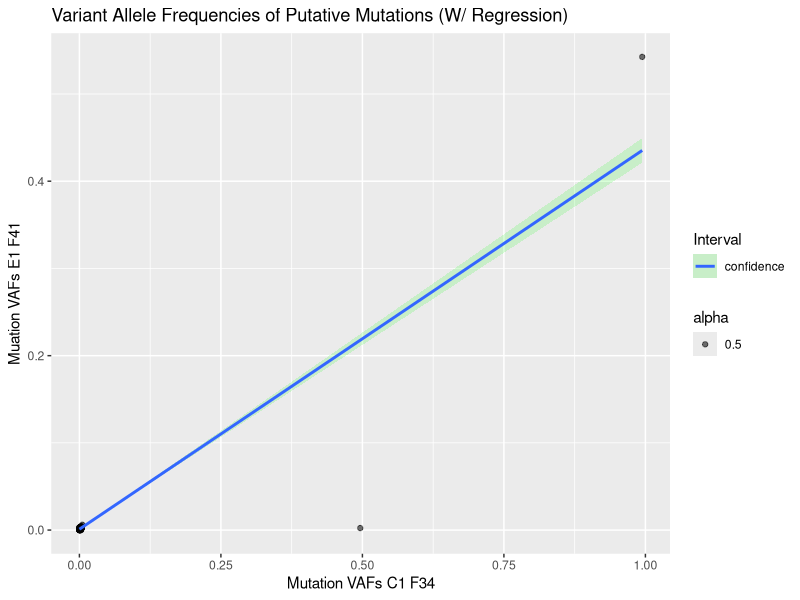
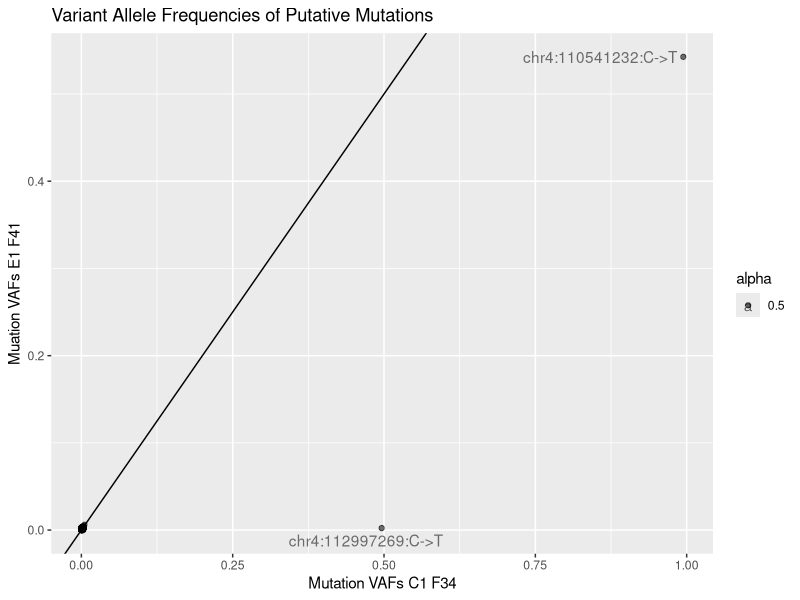

These figures' R source, in order:
list.of.packages <- c("ggplot2", "ggrepel") # cool little script that checks if ggplot2 is already installed and if not, installs it
new.packages <- list.of.packages[!(list.of.packages %in% installed.packages()[,"Package"])]
if(length(new.packages)) install.packages(new.packages, dep=TRUE)

library(ggplot2)
library(ggrepel) # this avoids overlapping labels

# Note that this script cannot begin with a comment for some reason

setwd('/media/alex/Extra/Dropbox/Code/FERMI/varAlleleFrequency')
#setwd('/home/alex/Dropbox/Code/FERMI/varAlleleFrequency')

# This script plots the VAFs of each mutation found between two samples along with a regression
# line and 95% confidence interval in order to understand how repeatable the AFs are for the 
# same variants between samples

# read in the data
vafs <- read.table("vafRepeatability.txt", header = TRUE)
#vafs <- read.table("outputFile", header = TRUE)
sample1 <- vafs$Sample1
sample2 <- vafs$Sample2
identity <- vafs$Identity

# plot with 95% confidence interval
lm_fit  = lm(sample1 ~ sample2)
x = data.frame(vafs, predict(lm_fit, interval = 'prediction'))

# this appears to do the same as the above
# coef(lm(sample1 ~ sample2, data = vafs))
# geom_smooth(method = "lm", se = TRUE) +

p <- ggplot(x, aes(x=sample1, y=sample2, alpha=0.5, label=identity)) +
  #geom_text(aes(label=identity),hjust='inward', vjust='inward', angle=0) + # this labels all points
  #geom_text(aes(label=ifelse(sample2>0.002|sample1>0.002,as.character(identity),'')),hjust=0,vjust=0) + # this labels points above particular frequency
  #geom_text_repel(aes(label=ifelse(sample2>0.002|sample1>0.002,as.character(identity),''))) + # this labels points above freq and does not allow overlap
  xlab('Mutation VAFs C1 F34') +
  ylab('Muation VAFs E1 F41') +
  labs(title = 'Variant Allele Frequencies of Putative Mutations (W/ Regression)') +
  geom_point() +
  geom_smooth(method = 'lm', aes(fill = 'confidence'), alpha = 0.15) +
  scale_fill_manual('Interval', values = c('green', 'blue'))
# print(p)
jpeg('output1.jpg')
print(p)
dev.off()

p <- ggplot(vafs, aes(x=sample1, y=sample2, alpha=0.5, label=identity)) +
  geom_point() +
  #geom_text(aes(label=identity), hjust='inward', vjust='inward', angle=0) + # this labels all points
  #geom_text(aes(label=ifelse(sample2>0.002|sample1>0.002,as.character(identity),'')),hjust=0,vjust=0) + # this labels points above particular frequency
  geom_text_repel(aes(label=ifelse(sample2>0.4|sample1>0.4,as.character(identity),''))) + # this labels points above freq and does not allow overlap
  geom_abline(intercept = 0, slope = 1) +
  xlab('Mutation VAFs C1 F34') +
  ylab('Muation VAFs E1 F41') +
  labs(title = 'Variant Allele Frequencies of Putative Mutations')
# print(p)
jpeg('output2.jpg')
print(p)
dev.off()
